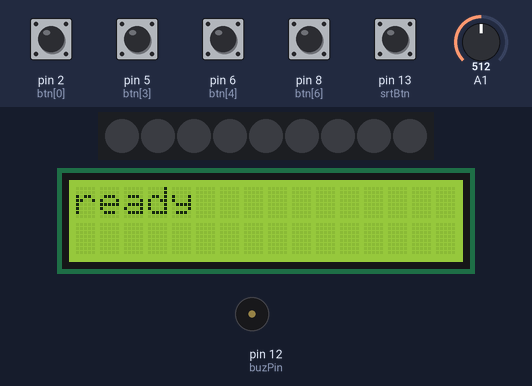
Simulated run of this sketch. Board: Arduino Uno, built with avr-gcc and run on an emulated ATmega328P. Shown: 9 RGB LEDs in strip order, left to right, 16×2 character LCD, buzzer (waves = sounding). Inputs (shaded band) come from the test bench; at power-on: pin 2 (btn[0]), pin 5 (btn[3]), pin 6 (btn[4]), pin 8 (btn[6]), pin 13 (srtBtn) HIGH, A1 = 512. Dim RGB values are drawn brighter than linear; what the sketch prints to the serial monitor is not drawn.

Above: at 1.2 s.
1.3 s: pin 13 (srtBtn) pulled LOW for 0.75 s
At 2.7 s:
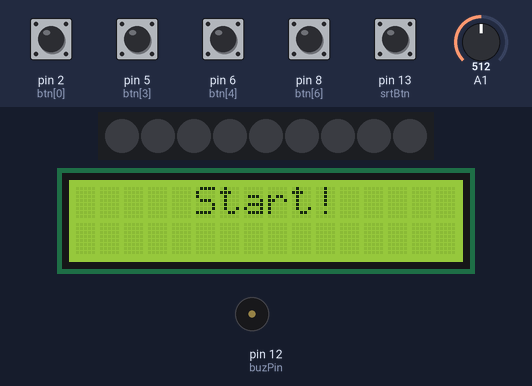
4.9 s: pin 2 (btn[0]) pulled LOW for 0.75 s
At 8.7 s:
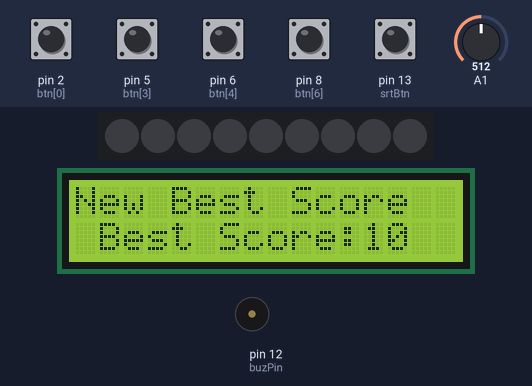
8.9 s: pin 13 (srtBtn) pulled LOW for 3.2 s
At 12.35 s:
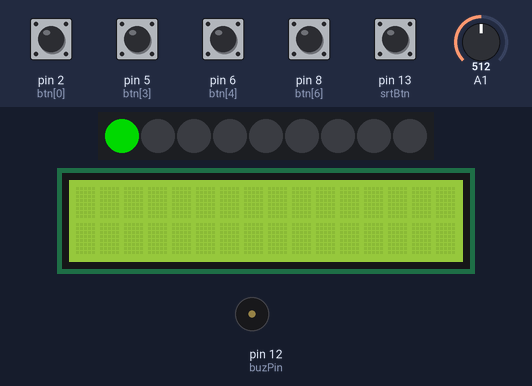
15.3 s: pin 2 (btn[0]) driven LOW and pin 13 (srtBtn) driven LOW
At 18.2 s:
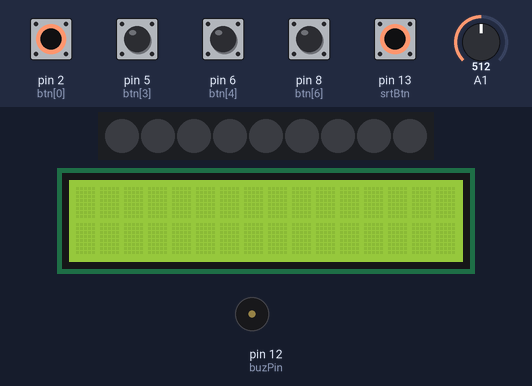
18.5 s: A1 set to 510
At 19.2 s:
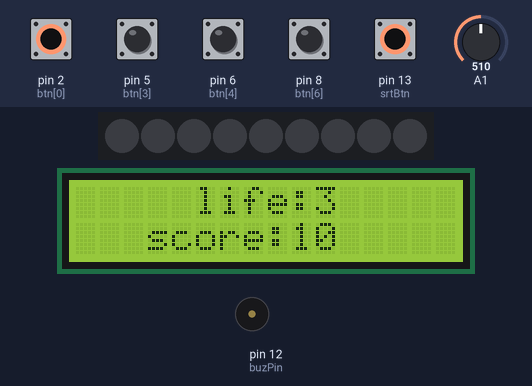
20.8 s: A1 set to 716
At 22.52 s:
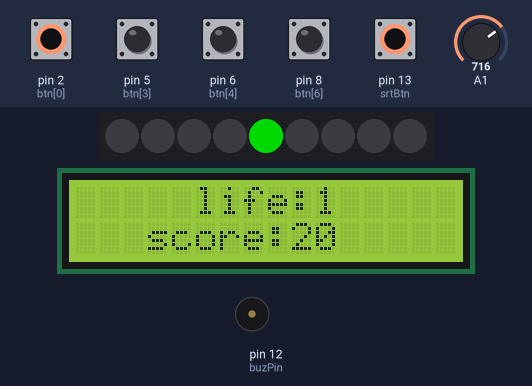
Timing chart, 0 to 24.0 s (numbered marks = the images above; inputs shaded):
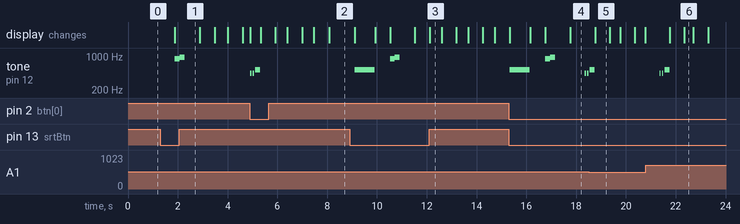

Measured:
- the behaviour switches between 511 and 510 on A1 (found by bisection; images 4 and 5)
- after the input at 1.3 s, tone on pin 12 (buzPin): silent → 880 Hz after 0.58 s, → 932 Hz 0.20 s later, → silent 0.20 s later; the display: changes after 0.58 s (image 1)
- after the input at 8.9 s, the display: first differs from a run without the input after 1.6 s (image 3 shows a later state)
- after the input at 15.3 s, the display: first differs from a run without the input after 1.5 s (image 4 shows a later state)
- after the input at 18.5 s, tone on pin 12 (buzPin): goes on until 18.7 s, then stays silent
- what the display in image 3 shows lasts 0.5 s, from 12.1 s to 12.6 s
- what the display in image 5 shows lasts 0.5 s, from 18.8 s to 19.3 s

The sketch:

dudeozi.ino
```cpp
#include <LiquidCrystal_I2C.h>
#include <Adafruit_NeoPixel.h>
#define PIN 11
#define NUMPIXELS 9
#define BRIGHTNESS 180

Adafruit_NeoPixel strip = Adafruit_NeoPixel(NUMPIXELS, PIN, NEO_GRB + NEO_KHZ800);
LiquidCrystal_I2C lcd(0x27, 16, 2);

const int srtBtn = 13;  //start button
int srtVal;  //start button value
const int buzPin = 12;  //buzzer pin
int btn[] = {2, 3, 4, 5, 6, 7, 8, 9, 10};  //button pin array
int ranVal = 0;  //random value
int ending = 1;  //quit game
int life = 0;  //life
int score = 0;  //score = score * 10
int bestScore = 0;  //best score
int nxtDel = 600;
int btnDel = 10;

void dudeozi();

void setup() {
  Serial.begin(9600);

  pinMode(srtBtn, INPUT_PULLUP);
  pinMode(buzPin, OUTPUT);
  for (int i = 0; i<9; i++) {
    pinMode(btn[i], INPUT_PULLUP);
  }

  strip.setBrightness(BRIGHTNESS);
  strip.begin();
  strip.show();
  lcd.init();
  lcd.backlight();
  lcd.print("ready");
  Serial.println("ready");
}

void loop() {
  srtVal = digitalRead(srtBtn);

  if (ending == 1) {
    if (srtVal == 0) {  //start game
      ending = 0;
      score = 0;
      life = 3;
      lcd.clear();
      lcd.setCursor(5, 0);
      lcd.print("Start!");
      Serial.println("Start!");
      tone(buzPin, 880);
      delay(200);
      tone(buzPin, 932.33);
      delay(200);
      noTone(buzPin);
      delay(600);
      lcd.clear();
    }
  } else if (life == 0) {  //end game when life=0
    if (score > bestScore) {
      bestScore = score;
      lcd.clear();
      lcd.setCursor(0, 0);
      lcd.print("New Best Score");
      lcd.setCursor(1, 1);
      lcd.print("Best Score:");
      lcd.print(bestScore);
      delay(1000);
    }
    lcd.clear();
    lcd.setCursor(4, 0);
    lcd.print("Game End");
    lcd.setCursor(1, 1);
    lcd.print("Best Score:");
    lcd.print(bestScore);
    Serial.println("Game End");
    Serial.print("Best Score:");
    Serial.println(bestScore);
    tone(buzPin, 523);
    delay(800);
    noTone(buzPin);
    ending = 1;
    Serial.println();
    lcd.clear();
    lcd.setCursor(1, 1);
    lcd.print("Best Score:");
    lcd.print(bestScore);
  } else {  //play game when ending=0
    ranVal = getTrueRotateRandomByte() % 9;  //random number 0~8
    dudeozi();
  }
  delay(nxtDel);  //delay for next one
}

void dudeozi() {
  for (int cnt=0; cnt < btnDel; cnt++) {
    if (life == 0) {
      break;
    } else if (digitalRead(btn[ranVal]) == 0) {
      strip.setPixelColor(ranVal, 0, 0, 0);
      strip.show();
      tone(buzPin, 440);
      delay(50);
      noTone(buzPin);
      delay(50);
      tone(buzPin, 440);
      delay(50);
      noTone(buzPin);
      delay(50);
      tone(buzPin, 523);
      delay(200);
      noTone(buzPin);
      score += 10;
      life++;

      if (nxtDel>200) {
          nxtDel -= 10;
      } else {
        nxtDel = 200;
      }

      if (btnDel>5) {
          btnDel -= 1;
      } else {
          btnDel = 5;
      }

      break;
    } else {
      strip.setPixelColor(ranVal, 0, 200, 0, 0);
      strip.show();
      Serial.println(ranVal);
      delay(50);
      strip.setPixelColor(ranVal, 0, 0, 0);
      strip.show();
    }
  }
  life--;
  Serial.println(life);
  lcd.setCursor(5, 0);
  lcd.print("life:");
  lcd.print(life);
  Serial.print("score:");
  Serial.println(score);
  lcd.setCursor(3, 1);
  lcd.print("score:");
  lcd.print(score);
}
```

random.ino
```cpp
const int waitTime = 16;

byte lastByte = 0;

byte leftStack = 0;
byte rightStack = 0;

byte rotate(byte b, int r) {
  return (b << r) | (b >> (8-r));
}

void pushLeftStack(byte bitToPush) {
  leftStack = (leftStack << 1) ^ bitToPush ^ leftStack;
}
void pushRightStackRight(byte bitToPush) {
  rightStack = (rightStack >> 1) ^ (bitToPush << 7) ^ rightStack;
}

//byte lastByte = 0;

//byte leftStack = 0;
//byte rightStack = 0;

byte getTrueRotateRandomByte() {
  byte finalByte = 0;

  byte lastStack = leftStack ^ rightStack;

  for (int i=0; i<4; i++) {
    delayMicroseconds(waitTime);
    int leftBits = analogRead(1);

    delayMicroseconds(waitTime);
    int rightBits = analogRead(1);

    finalByte ^= rotate(leftBits, i);
    finalByte ^= rotate(rightBits, 7-i);

    for (int j=0; j<8; j++) {
      byte leftBit = (leftBits >> j) & 1;
      byte rightBit = (rightBits >> j) & 1;

      if (leftBit != rightBit) {
        if (lastStack % 2 == 0) {
          pushLeftStack(leftBit);
        } else {
          pushRightStackRight(leftBit);
        }
      }
    }

  }
  lastByte ^= (lastByte >> 3) ^ (lastByte << 5) ^ (lastByte >> 4);
  lastByte ^= finalByte;

  return lastByte ^ leftStack ^ rightStack;
}
```
